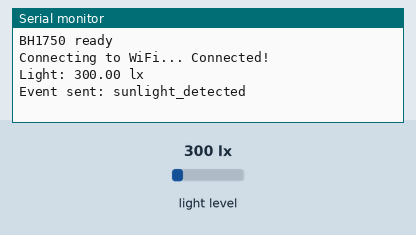
This sketch was run on a simulated Arduino MKR. Shown: the last lines printed to the serial monitor. Inputs (shaded band) come from the test bench; at power-on: light level 300 lx. WiFi joins after 1.5 s; servers stay silent unless stated.

Above: at 2.7 s.
2.8 s: light level set to 40 lx
At 8.3 s:
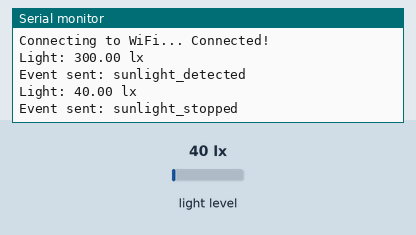
8.8 s: light level set to 500 lx
At 18.5 s:
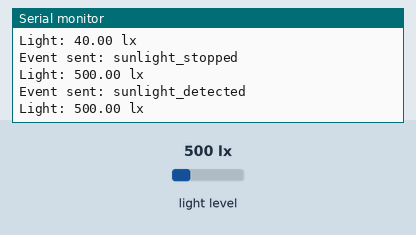
Timing chart, 0 to 20.0 s (numbered marks = the images above; inputs shaded):
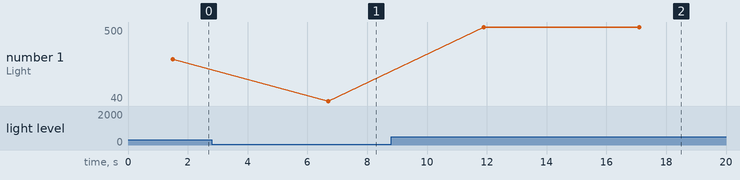

The sketch:

sunlight.ino
```cpp
#include <WiFiNINA.h>
#include <Wire.h>
#include <BH1750.h>

char ssid[] = "Ridhima";
char pass[] = "ridhi1811";

String IFTTT_Key   = "f2GSyUyvFBIGa2kv6eeVvPdgeh15WoxT_oo94azKwlt";  //  Webhooks key
String EVENT_START = "sunlight_detected";   //defining the event start
String EVENT_STOP  = "sunlight_stopped";   //defining the event stop


BH1750 lightMeter;   //object to talk to the BH1750 sensor
WiFiSSLClient client;     //object to securely send requests to IFTTT over the internet

const int luxThreshold = 100;   // Setting threshold (100 lux) → above this = sunlight, below this = no sunlight
bool sunlightState = false;     // keeps track of current sunlight state

void setup() {
  Serial.begin(9600);  //Start serial monitor
  while (!Serial);

  // Start BH1750
  Wire.begin();
  if (lightMeter.begin()) {
    Serial.println("BH1750 ready");    //if connecting suscessful then print this message
  } else {
    Serial.println("Error starting BH1750!");  //otherwise this
  }

  // Connect to WiFi
  Serial.print("Connecting to WiFi...");
  WiFi.begin(ssid, pass);
  while (WiFi.status() != WL_CONNECTED) {
    delay(500);
    Serial.print(".");
  }
  Serial.println(" Connected!");
}

void loop() {
  float lux = lightMeter.readLightLevel();  //Read light value in lux
  Serial.print("Light: ");  //Print light with the value catched on Serial Monitor
  Serial.print(lux);    //Print lux value on Serial Monitor
  Serial.println(" lx");  //Print lx on Serial Monitor

  // Check sunlight start
  if (lux > luxThreshold && !sunlightState) {
    sendToIFTTT(EVENT_START);
    sunlightState = true;
  }
  // Check sunlight stop
  else if (lux <= luxThreshold && sunlightState) {
    sendToIFTTT(EVENT_STOP);
    sunlightState = false;
  }

  delay(5000); // check every 5 seconds
}

void sendToIFTTT(String event) {
  if (client.connect("maker.ifttt.com", 443)) {   //connect to the IFTTT Webhooks server on the internet If connection is successful, the code inside will run.If not, it will show “Connection failed”
    String url = "/trigger/" + event + "/with/key/" + IFTTT_Key;  //Builds the web address (URL) that IFTTT needs.

    client.println("GET " + url + " HTTP/1.1");
    client.println("Host: maker.ifttt.com");
    client.println("Connection: close");  //end the request
    client.println();   //signals that I’m done sending

    Serial.print("Event sent: ");   //Prints a confirmation in Serial Monitor
    Serial.println(event);
  } else {
    Serial.println("Connection failed");   //If the Arduino cannot connect to IFTTT, it shows “Connection failed” in Serial Monitor.
  }
}
```

Measured:
- after the input at 2.8 s, the serial monitor: prints a new line after 3.9 s (image 1)
- after the input at 8.8 s, the serial monitor: prints a new line after 3.1 s (image 2)
- plotted number 1: 300 → 40 after the input at 2.8 s, 40 → 500 after the input at 8.8 s
